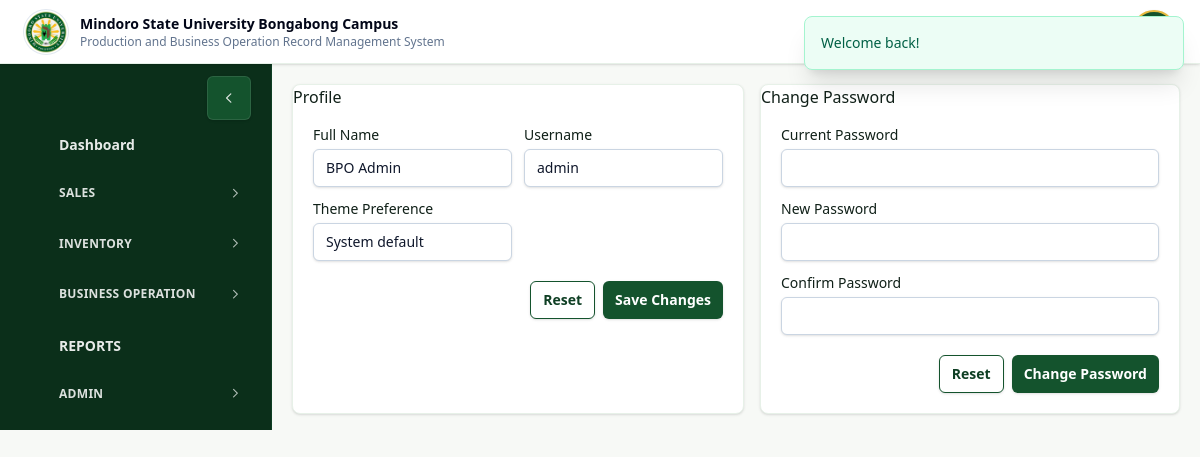
The app's page /profile.php (signed in) with its own data.
### tables this page shows
CREATE TABLE `users` (
  `id` int NOT NULL AUTO_INCREMENT,
  `username` varchar(50) NOT NULL,
  `password_hash` varchar(255) NOT NULL,
  `full_name` varchar(120) NOT NULL,
  `role` enum('admin','staff') NOT NULL DEFAULT 'staff',
  `status` enum('pending','approved','suspended') NOT NULL DEFAULT 'approved',
  `approved_by` int DEFAULT NULL,
  `approved_at` datetime DEFAULT NULL,
  `created_at` timestamp NULL DEFAULT CURRENT_TIMESTAMP,
  PRIMARY KEY (`id`),
  UNIQUE KEY `username` (`username`)
);

### components/layout.php (the view, shortened to what the rows shown need)
<?php
function nav_icon(string $name): string
{
    $body = $paths[$name] ?? $paths['dashboard'];
    return '<svg class="nav-icon" aria-hidden="true" viewBox="0 0 24 24" fill="none" stroke="currentColor" stroke-width="2">' . $body . '</svg>';
}
function render_header(string $title, ?array $user = null): void
{
    $current = basename((string) ($_SERVER['PHP_SELF'] ?? ''));
    $pageName = strtolower(pathinfo($current, PATHINFO_FILENAME));
    $pageSlug = (string) preg_replace('/[^a-z0-9_-]+/', '-', $pageName);
    $bodyPageClass = 'page-' . ($pageSlug !== '' ? $pageSlug : 'index');
    $navItems = [
        ['href' => 'dashboard.php'],
        ['href' => 'sales.php'],
        ['href' => 'sales-reports.php'],
        ['href' => 'cashflow.php'],
        ['href' => 'products.php?section=products'],
        ['href' => 'products.php?section=services'],
        ['href' => 'products.php?section=stock'],
        ['href' => 'projects.php'],
        ['href' => 'projects.php?category=fishpond'],
        ['href' => 'projects.php?category=rental&rental_type=stall'],
        ['href' => 'proposals.php'],
        ['href' => 'reports.php'],
        ['href' => 'business-center.php', 'permission' => 'manage_business_center'],
        ['href' => 'users.php', 'permission' => 'manage_users'],
        ['href' => 'settings.php', 'permission' => 'manage_settings'],
        ['href' => 'security.php', 'permission' => 'view_security_logs'],
        ['href' => 'security.php?type=audit', 'permission' => 'view_security_logs'],
        ['href' => 'security.php?type=sessions', 'permission' => 'view_security_logs'],
        ['href' => 'security.php?type=login', 'permission' => 'view_security_logs'],
        ['href' => 'security.php?type=errors', 'permission' => 'view_security_logs'],
        ['href' => 'backup.php', 'permission' => 'manage_backups'],
    ];
    $visibleItems = [];
    foreach ($navItems as $item) {
        $visibleItems[] = $item;
    }
    $visibleHrefMap = [];
    foreach ($visibleItems as $item) {
        $visibleHrefMap[(string) $item['href']] = true;
    }
    $hrefMatchesCurrent = static function (string $href) use ($current): bool {
        $hrefPath = parse_url($href, PHP_URL_PATH) ?: $href;
        if ($current !== $hrefPath) {
            return false;
        }
        $hrefQueryString = (string) (parse_url($href, PHP_URL_QUERY) ?: '');
        parse_str($hrefQueryString, $hrefQuery);
        $currentQuery = $_GET;
        if ($hrefPath === 'security.php' && !isset($currentQuery['type'])) {
            $currentQuery['type'] = 'audit';
        }
        if ($hrefPath === 'products.php' && !isset($currentQuery['section'])) {
            $currentQuery['section'] = 'products';
        }
        if ($hrefQuery === []) {
            return $hrefPath !== 'projects.php' || (!isset($currentQuery['category']) && !isset($currentQuery['rental_type']));
        }
        $relevantCurrentQuery = array_intersect_key($currentQuery, $hrefQuery);
        return $relevantCurrentQuery == $hrefQuery && count($relevantCurrentQuery) === count($hrefQuery);
    };
    $navGroups = [
        ['key' => 'dashboard', 'label' => 'Dashboard', 'icon' => 'dashboard', 'collapsible' => false, 'items' => [
            ['href' => 'dashboard.php', 'label' => 'Dashboard', 'icon' => 'dashboard'],
        ]],
        ['key' => 'sales', 'label' => 'Sales', 'icon' => 'sales', 'collapsible' => true, 'items' => [
            ['href' => 'sales.php', 'label' => 'POS', 'icon' => 'pos'],
            ['href' => 'sales-reports.php', 'label' => 'Transactions', 'icon' => 'receipt'],
            ['href' => 'cashflow.php', 'label' => 'Cash Flow', 'icon' => 'wallet'],
        ]],
        ['key' => 'inventory', 'label' => 'Inventory', 'icon' => 'inventory', 'collapsible' => true, 'items' => [
            ['href' => 'products.php?section=products', 'label' => 'Products', 'icon' => 'inventory'],
            ['href' => 'products.php?section=services', 'label' => 'Services', 'icon' => 'receipt'],
            ['href' => 'products.php?section=stock', 'label' => 'Stock', 'icon' => 'records'],
        ]],
        ['key' => 'projects', 'label' => 'Business Operation', 'icon' => 'projects', 'collapsible' => true, 'items' => [
            ['href' => 'projects.php?view=add-project', 'label' => 'Add Projects', 'icon' => 'projects'],
            ['href' => 'projects.php?category=fishpond', 'label' => 'Fishpond', 'icon' => 'fishpond'],
            ['href' => 'projects.php?category=rental&rental_type=stall', 'label' => 'Rentals', 'icon' => 'rental'],
            ['href' => 'proposals.php', 'label' => 'Proposals', 'icon' => 'proposal'],
        ]],
        ['key' => 'records', 'label' => 'REPORTS', 'icon' => 'report', 'collapsible' => false, 'items' => [
            ['href' => 'reports.php', 'label' => 'REPORTS', 'icon' => 'report'],
        ]],
        ['key' => 'admin', 'label' => 'Admin', 'icon' => 'admin', 'collapsible' => true, 'items' => [
            ['href' => 'business-center.php', 'label' => 'Landing Content', 'icon' => 'landing'],
            ['href' => 'users.php', 'label' => 'Users', 'icon' => 'users'],
            ['href' => 'settings.php', 'label' => 'System Settings', 'icon' => 'admin'],
            ['href' => 'security.php', 'label' => 'Security Logs', 'icon' => 'security'],
            ['href' => 'backup.php', 'label' => 'Backup', 'icon' => 'backup'],
        ]],
    ];
    $visibleGroups = [];
    $activeGroup = '';
    foreach ($navGroups as $group) {
        $groupItems = [];
        foreach ($group['items'] as $item) {
            if (empty($visibleHrefMap[(string) $item['href']])) {
                continue;
            }
            $item['active'] = $hrefMatchesCurrent((string) $item['href']);
            $groupItems[] = $item;
        }
        $group['items'] = $groupItems;
        $group['active'] = $activeGroup === (string) $group['key'];
        $visibleGroups[] = $group;
    }
    echo '<!doctype html>';
    echo '<html lang="en">';
    echo '<head>';
    echo '<link rel="stylesheet" href="' . h(asset_url('assets/tailwind.css')) . '">';
    echo '<link rel="stylesheet" href="' . h(asset_url('assets/pos-receipt.css')) . '">';
    echo '<link rel="stylesheet" href="' . h(asset_url('assets/ui-overrides.css')) . '">';
    echo '</head>';
    echo '<body class="min-h-screen bg-brand-50 text-[#102018] antialiased ' . h($bodyPageClass) . '">';
    echo '<div class="min-h-screen">';
    if ($user) {
        echo '<div class="lg:flex lg:items-start">';
        $sidebarDefaultCollapsed = app_setting($GLOBALS['pdo'] ?? null, 'display.sidebar_default_state', 'expanded') === 'collapsed' ? '1' : '0';
        echo '<nav class="app-sidebar fixed bottom-0 left-0 right-0 top-16 z-30 border-b border-brand-900 bg-brand-900 px-4 py-3 text-white transition-all duration-300 ease-in-out lg:sticky lg:bottom-auto lg:right-auto lg:top-16 lg:h-[calc(100vh-4rem)] lg:shrink-0 lg:overflow-y-auto lg:border-b-0 lg:border-r lg:border-brand-800 lg:px-4 lg:py-3 -translate-x-full lg:translate-x-0" id="sidebar-nav" aria-label="Primary navigation" data-active-group="' . h($activeGroup) . '" data-default-collapsed="' . h($sidebarDefaultCollapsed) . '">';
        echo '<div class="sidebar-nav-list flex gap-2 overflow-x-auto pb-1 lg:block lg:space-y-1.5 lg:overflow-visible lg:pb-0">';
        foreach ($visibleGroups as $group) {
            $groupKey = (string) $group['key'];
            $groupLabel = (string) $group['label'];
            $submenuId = 'sidebar-group-' . preg_replace('/[^a-z0-9_-]+/', '-', $groupKey);
            $isOpen = !empty($group['active']);
            if (empty($group['collapsible'])) {
                $item = $group['items'][0];
                echo '<span class="inline-flex h-5 w-5 items-center justify-center">' . nav_icon((string) $item['icon']) . '</span>';
                continue;
            }
            echo '<section class="sidebar-group min-w-max lg:min-w-0" data-sidebar-group="' . h($groupKey) . '">';
            echo '<button class="sidebar-group-button has-sidebar-tooltip relative flex w-full items-center gap-2.5 rounded-lg px-3 py-2 text-left text-xs font-bold uppercase tracking-wide text-brand-100/85 transition hover:bg-white/10 hover:text-white focus:outline-none focus:ring-2 focus:ring-brand-400" type="button" aria-expanded="' . ($isOpen ? 'true' : 'false') . '" aria-controls="' . h($submenuId) . '" data-group-key="' . h($groupKey) . '" data-active-parent="' . ($isOpen ? 'true' : 'false') . '" aria-label="' . h($groupLabel) . '">';
            echo '<span class="inline-flex h-5 w-5 items-center justify-center">' . nav_icon((string) $group['icon']) . '</span>';
            echo '<span class="sidebar-label min-w-0 flex-1 truncate">' . h($groupLabel) . '</span>';
            echo '<svg class="sidebar-chevron" aria-hidden="true" viewBox="0 0 20 20" fill="currentColor"><path fill-rule="evenodd" d="M7.22 4.22a.75.75 0 0 1 1.06 0l5.25 5.25a.75.75 0 0 1 0 1.06l-5.25 5.25a.75.75 0 0 1-1.06-1.06L11.94 10 7.22 5.28a.75.75 0 0 1 0-1.06Z" clip-rule="evenodd"></path></svg>';
            echo '</button>';
            echo '</section>';
        }
        echo '</div>';
        echo '</nav>';
        echo '<main class="min-w-0 flex-1 px-3 py-5 sm:px-4 lg:px-5 xl:px-6 overflow-y-auto">';
        echo '<div class="w-full">';
    } else {
        echo '<div>';
        echo '<main class="min-w-0 px-4 py-5 sm:px-5 lg:px-6">';
        echo '<div>';
    }
}
function render_footer(): void
{
    echo '</div>';
    echo '</main>';
    echo '</div>';
    echo '</div>';
    echo '</body>';
    echo '</html>';
}

### pages/profile.php (shortened to what the rows shown need)
<?php
require dirname(__DIR__) . '/includes/bootstrap.php';
$user = require_login($pdo);
render_header('Account Settings', $user);
?>
<section class="grid gap-4 lg:grid-cols-[minmax(0,1fr)_minmax(320px,420px)]">
    <form method="post" class="rounded-lg border border-brand-100 bg-white p-5 shadow-sm">
        <div class="form-grid">
            <div>
                <label for="full_name">Full Name</label>
                <input id="full_name" name="full_name" value="<?= h((string) $user['full_name']) ?>" required>
            </div>
            <div>
                <label for="username">Username</label>
                <input id="username" value="<?= h((string) $user['username']) ?>" readonly>
            </div>
        </div>
    </form>
</section>
<?php render_footer();

### records on screen
users: groupLabel "ADMIN", full_name "BPO Admin", username "admin"

### other values on screen
$org['campus_display_name'] "Mindoro State University Bongabong Campus"
$org['system_name'] "Production and Business Operation Record Management System"
$item['label'] "Dashboard"
$groupLabel "SALES"
$groupLabel "INVENTORY"
$groupLabel "BUSINESS OPERATION"
$item['label'] "REPORTS"
